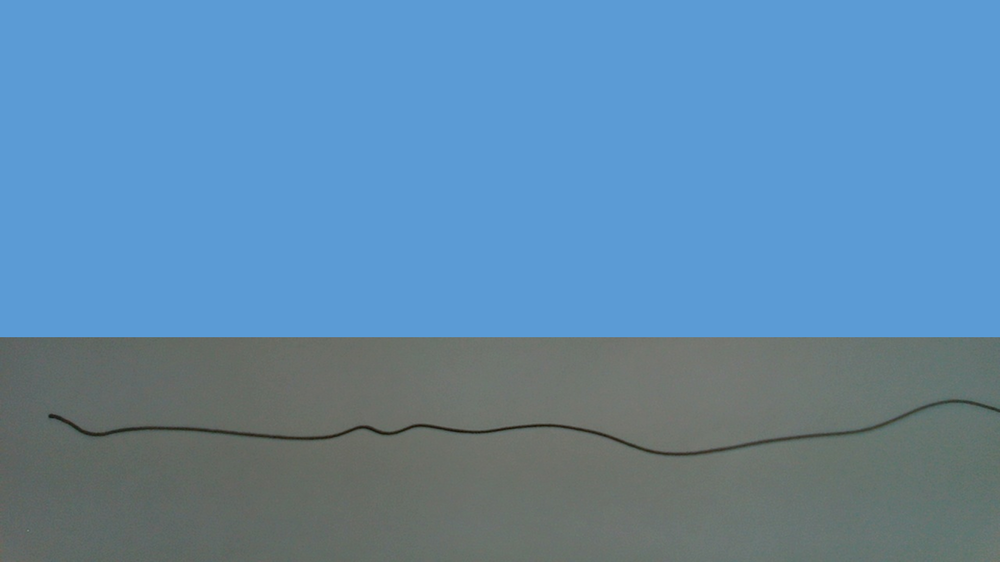
#> input picture stitching_img/processed/i1.png, 1000 x 562 px, shrunk from 2000 x 1125 before the run, found by its file name
$ python img_stitching.py
#> lines starting #> are read from the running program, lines starting #| are printed output that depends on the picture
#%%
import cv2
from copy import deepcopy
import numpy as np

img_path = '/Users/shetshield/Desktop/python_ws/processed/'
f_name   = 'i'
f_ext    = '.png'

_f1 = img_path + f_name + '1' + f_ext
_f2 = img_path + f_name + '2' + f_ext
_f3 = img_path + f_name + '3' + f_ext
img1 = cv2.imread(_f1, cv2.IMREAD_COLOR)
#> img1 is the input picture: shape (562, 1000, 3); mean B, G, R 169.7, 137, 95.6
img2 = cv2.imread(_f2, cv2.IMREAD_COLOR)
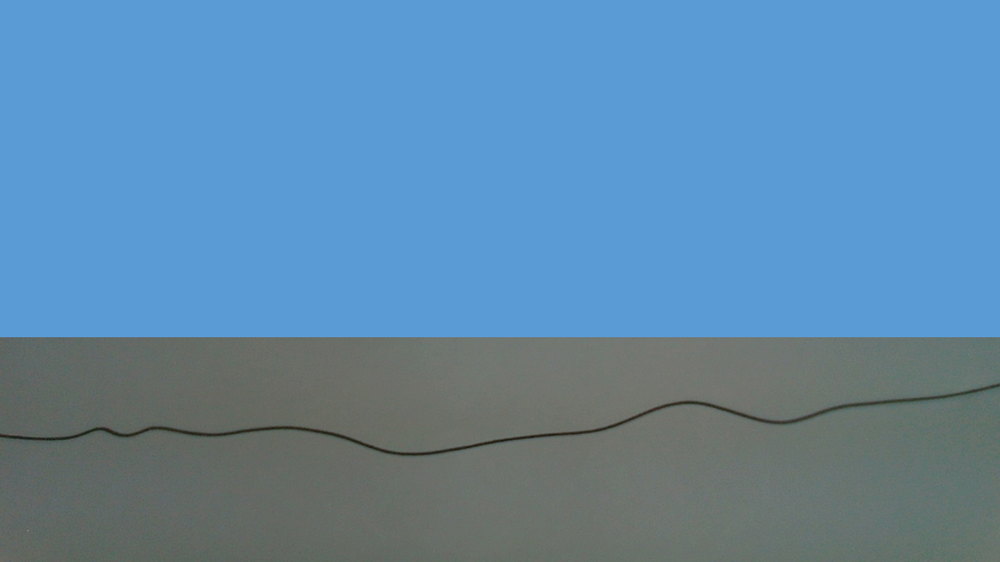
#> input picture stitching_img/processed/i2.png, 1000 x 562 px, shrunk from 2000 x 1125 before the run, found by its file name
#> img2 is the input picture: shape (562, 1000, 3); mean B, G, R 169.4, 136.9, 95.6
img3 = cv2.imread(_f3, cv2.IMREAD_COLOR)
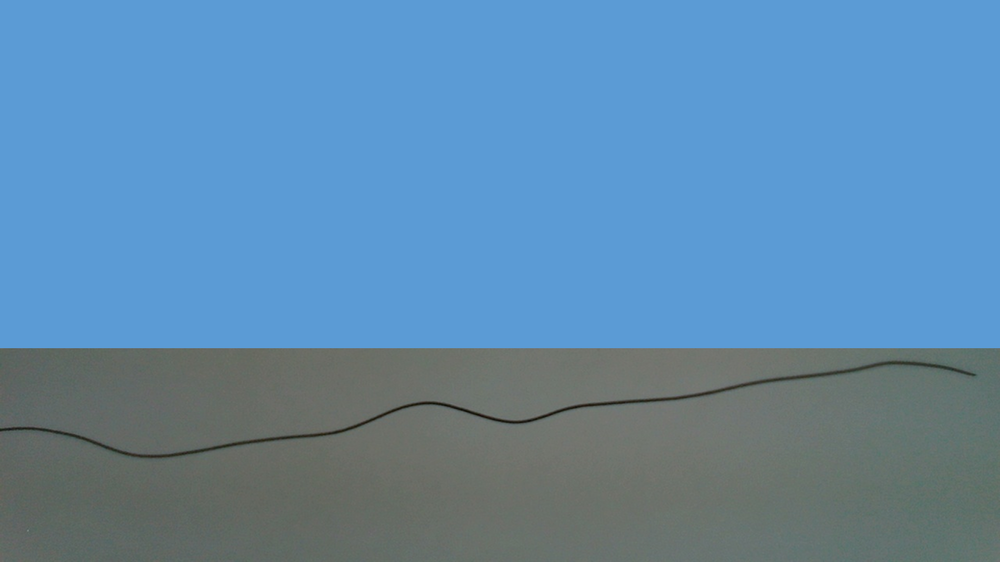
#> input picture stitching_img/processed/i3.png, 1000 x 562 px, shrunk from 2000 x 1125 before the run, found by its file name
#> img3 is the input picture: shape (562, 1000, 3); mean B, G, R 171.5, 137.7, 95.2

width  = img1.shape[1]
#> width = 1000
height = img1.shape[0]
#> height = 562

# Determine Shift in X & Y Direction
# xs_1, ys_1, xs_2, ys_2 = 3, 0, 6, 0
xs_1, ys_1, xs_2, ys_2 = 0, 0, 0, 0

# d = 5 mm
# Determine Pixel Shift (predetermined by experiment)
px_shft = 500

# roi1  = img2[height-px_shft:, :, :]
roi1    = img1[:, :px_shft, :]
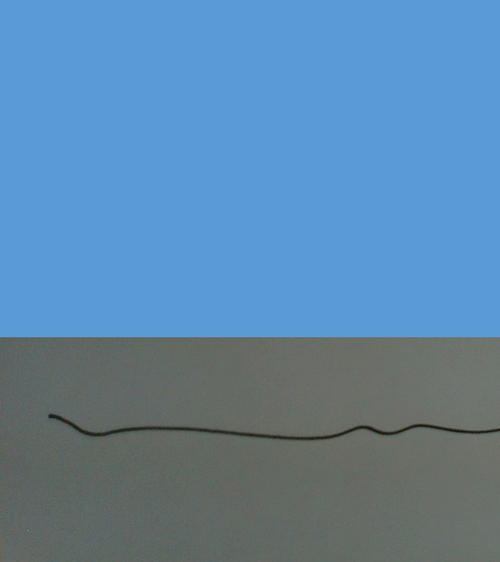
#> roi1: shape (562, 500, 3); mean B, G, R 167.8, 135.1, 94.3
M1    = np.float32([[1, 0, xs_1], [0, 1, ys_1]])
# roi1  = cv2.warpAffine(roi1, M1, (width, px_shft))
roi1    = cv2.warpAffine(roi1, M1, (px_shft, height))
M2 = np.float32([[1, 0, xs_2], [0, 1, ys_2]])
roi2    = img2[:, : px_shft, :]
roi2    = cv2.warpAffine(roi2, M2, (px_shft, height))

dst    = np.hstack((roi1, roi2))
dst    = np.hstack((dst, img3))
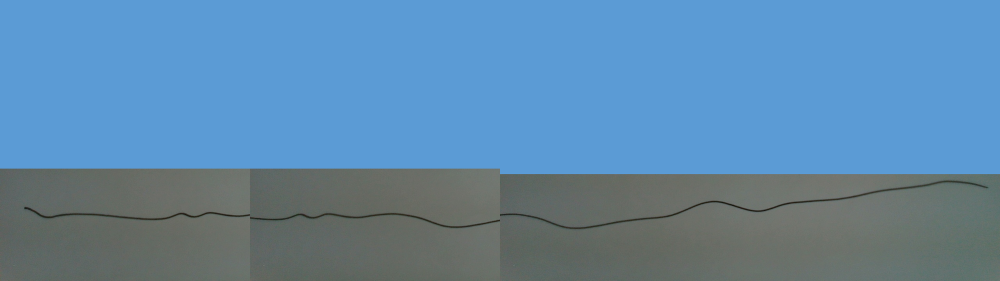
#> dst: shape (562, 2000, 3) (shown at 1/2 size); mean B, G, R 169.6, 136.4, 94.8

def main() :
    cv2.namedWindow('img', cv2.WINDOW_NORMAL)
    # cv2.imshow('img1', img1)
    cv2.imshow('roi1', roi1)
    cv2.imshow('roi2', roi2)
    cv2.imshow('img', dst)

    cv2.waitKey()
    cv2.destroyAllWindows()

if __name__=="__main__" :
    main()
